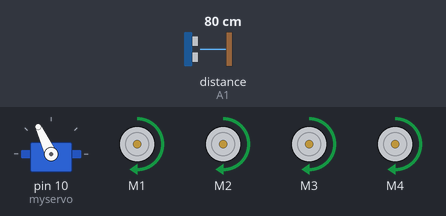
The sketch below on a simulated Arduino Uno, built with avr-gcc and run on an emulated ATmega328P. Shown: servo, 4 × DC motor (green arrow = forward, orange = backward, longer = faster). The inputs (shaded band) are chosen by the test bench; at power-on: distance to the obstacle (sensor on A1) 80 cm. The echo pulse lasts 58.3 µs per cm.

Above: at 3.6 s.
3.7 s: distance to the obstacle (sensor on A1) set to 34 cm
5.2 s: distance to the obstacle (sensor on A1) set to 27 cm
At 8.1 s:
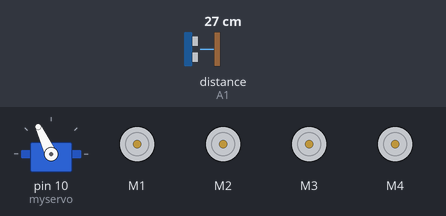
8.2 s: distance to the obstacle (sensor on A1) set to 60 cm
At 8.99 s:
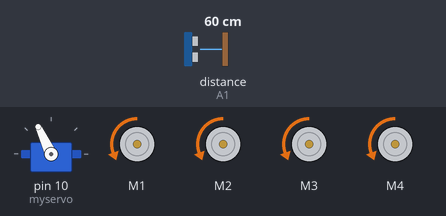
11.1 s: distance to the obstacle (sensor on A1) set to 2 cm
At 12.6 s:
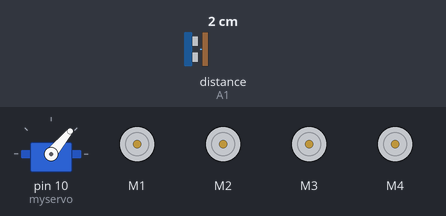
14.1 s: distance to the obstacle (sensor on A1) set to 120 cm
At 15.1 s:
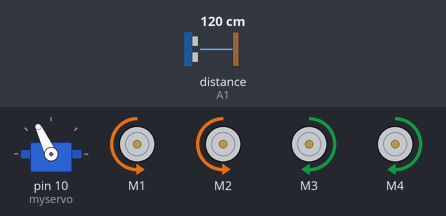
16.7 s: distance to the obstacle (sensor on A1) set to 4 cm
Timing chart, 0 to 26.4 s (numbered marks = the images above; inputs shaded):
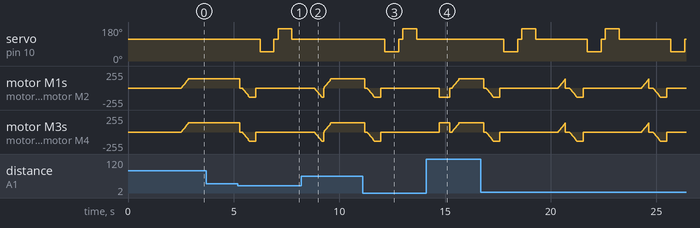

Measured:
- the behaviour switches between 31 and 30 cm on distance to the obstacle (sensor on A1) (found by bisection; images 0 and 1)
- after the input at 3.7 s, every drawn part: stays the same
- after the input at 5.2 s, servo on pin 10 (myservo): 115° → 50° after 1.0 s, → 115° 0.65 s later, → 170° 0.20 s later, → 115° 0.65 s later
- after the input at 8.2 s, servo on pin 10 (myservo): stays 115° (without the input it goes to 50° after 2.0 s)
- after the input at 11.1 s, servo on pin 10 (myservo): 115° → 50° after 1.1 s, → 115° 0.65 s later, → 170° 0.20 s later, → 115° 0.65 s later
- after the input at 14.1 s, servo on pin 10 (myservo): stays 115° (without the input it goes to 50° after 2.0 s)

The sketch:

nn_car.ino
```cpp
#include <AFMotor.h>
#include <NewPing.h>
#include <Servo.h>

#define TRIG_PIN A0
#define ECHO_PIN A1
#define MAX_DISTANCE 150
#define MAX_SPEED 140
#define MAX_SPEED_OFFSET 20

NewPing sonar(TRIG_PIN, ECHO_PIN, MAX_DISTANCE);

AF_DCMotor motor1(1, MOTOR12_1KHZ);
AF_DCMotor motor2(2, MOTOR12_1KHZ);
AF_DCMotor motor3(3, MOTOR34_1KHZ);
AF_DCMotor motor4(4, MOTOR34_1KHZ);
Servo myservo;

boolean goesForward = false;
int distance = 100;
int speedSet = 0;
unsigned long moveStartTime = 0;
const unsigned long MOVE_DURATION = 5000;


// Input Layer Weights
float input_weights[3][5] = {
    {-1.07503892e-06, 3.18756737e-01, 7.46107667e-01, 1.15956894e-01, -4.03260328e-02},
    {-4.03396345e-02, -2.17407221e-01, 2.20367466e-01, 1.25770278e-01, 1.32099316e-03},
    {-1.50878342e-01, 1.25184803e+00, 3.31272525e-01, -5.47762628e-01, -2.71938820e-02}
};

// Hidden Layer Weights
float hidden_weights[5][4] = {
    {1.57860284e-08, -3.80535461e-02, -7.33745701e-04, -1.17298103e-06},
    {-2.80223163e-01, -6.36172075e-02, -1.04683854e-01, 8.75902225e-02},
    {-1.05749264e-01, -2.96692777e-01, -2.25601601e-01, -5.12402477e-01},
    {-6.71791326e-01, 3.13756695e-01, 7.21927084e-01, 3.02706177e-01},
    {-3.78284135e-04, -6.28180985e-02, 1.90206060e-04, -9.28427862e-20}
};

// Input Layer Biases
float input_biases[5] = {-0.54835947, -0.62750809, 0.09388703, -0.17051108, -0.36160174};

// Hidden Layer Biases
float hidden_biases[4] = {-0.22015047, 0.23561133, -1.85591617, 0.30063622};


void setup() {
  myservo.attach(10);
  myservo.write(115);
  delay(2000);
  distance = readPing();
  delay(50);
  distance = readPing();
  delay(50);
  distance = readPing();
  delay(50);
  distance = readPing();
  delay(100);
  moveStartTime = millis();
}

void loop() {
 int distanceR = 0;
 int distanceL = 0;
 int distanceF = 0;
 delay(40);

 if (distance <= 30 || millis() - moveStartTime >= MOVE_DURATION) {
  moveStop();
  delay(100);
  moveBackward();
  delay(300);
  moveStop();
  delay(200);
  distanceR = lookRight();
  delay(200);
  distanceL = lookLeft();
  delay(200);
  distanceF = lookForward();
  delay(200);

  int direction = predictDirection(distanceL, distanceF, distanceR);

  if (direction == 0) {
    moveBackward();
  } else if (direction == 1) {
    moveForward();
    moveStop();

  } else if (direction == 2) {
    turnLeft();
    moveStop();
  } else {
    turnRight();
    moveStop();
  }

  moveStartTime = millis();
 } else {
  moveForward();
 }
 distance = readPing();
}

int lookRight() {
    myservo.write(50);
    delay(500);
    int distance = readPing();
    delay(100);
    myservo.write(115);
    return distance;
}

int lookLeft() {
    myservo.write(170);
    delay(500);
    int distance = readPing();
    delay(100);
    myservo.write(115);
    return distance;
}

int lookForward() {
    myservo.write(115);
    delay(500);
    int distance = readPing();
    delay(100);
    return distance;
}

int readPing() {
  delay(50);
  int cm = sonar.ping_cm();
  if (cm == 0) {
    cm = 250;
  }
  return cm;
}

void moveStop() {
  motor1.run(RELEASE);
  motor2.run(RELEASE);
  motor3.run(RELEASE);
  motor4.run(RELEASE);
}

void moveForward() {
 if (!goesForward) {
  goesForward = true;
  motor1.run(FORWARD);
  motor2.run(FORWARD);
  motor3.run(FORWARD);
  motor4.run(FORWARD);
  for (speedSet = 0; speedSet < MAX_SPEED; speedSet += 2) {
    motor1.setSpeed(speedSet);
    motor2.setSpeed(speedSet);
    motor3.setSpeed(speedSet);
    motor4.setSpeed(speedSet);
    delay(5);
  }
 }
}

void moveBackward() {
  goesForward = false;
  motor1.run(BACKWARD);
  motor2.run(BACKWARD);
  motor3.run(BACKWARD);
  motor4.run(BACKWARD);
  for (speedSet = 0; speedSet < MAX_SPEED; speedSet += 2) {
    motor1.setSpeed(speedSet);
    motor2.setSpeed(speedSet);
    motor3.setSpeed(speedSet);
    motor4.setSpeed(speedSet);
    delay(5);
  }
}

void turnRight() {
  motor1.run(FORWARD);
  motor2.run(FORWARD);
  motor3.run(BACKWARD);
  motor4.run(BACKWARD);
  delay(500);
  motor1.run(FORWARD);
  motor2.run(FORWARD);
  motor3.run(FORWARD);
  motor4.run(FORWARD);
}

void turnLeft() {
  motor1.run(BACKWARD);
  motor2.run(BACKWARD);
  motor3.run(FORWARD);
  motor4.run(FORWARD);
  delay(500);
  motor1.run(FORWARD);
  motor2.run(FORWARD);
  motor3.run(FORWARD);
  motor4.run(FORWARD);
}


int predictDirection(int distanceL, int distanceF, int distanceR) {
  // Input layer to hidden layer
  float hidden_layer[5];
  for (int i = 0; i < 5; i++) {
    hidden_layer[i] = input_weights[0][i] * distanceL + input_weights[1][i] * distanceF + input_weights[2][i] * distanceR + input_biases[i];
    hidden_layer[i] = max(0.0, hidden_layer[i]);  // ReLU activation
  }

  // Hidden layer to output layer
  float output_layer[4];
  for (int i = 0; i < 4; i++) {
    output_layer[i] = 0;
    for (int j = 0; j < 5; j++) {
      output_layer[i] += hidden_layer[j] * hidden_weights[j][i];
    }
    output_layer[i] += hidden_biases[i];
  }

  // Find the index of the maximum value in the output layer
  int max_index = 0;
  for (int i = 1; i < 4; i++) {
    if (output_layer[i] > output_layer[max_index]) {
      max_index = i;
    }
  }

  return max_index;
}
```
